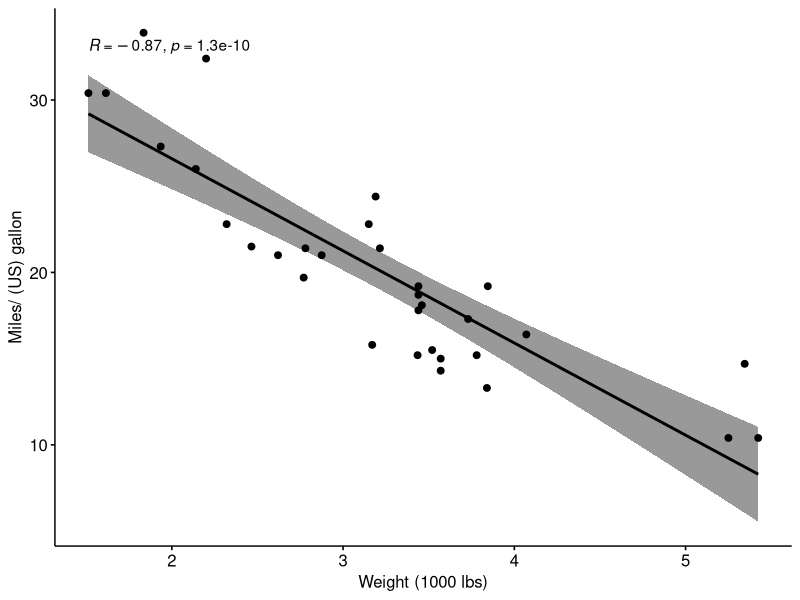
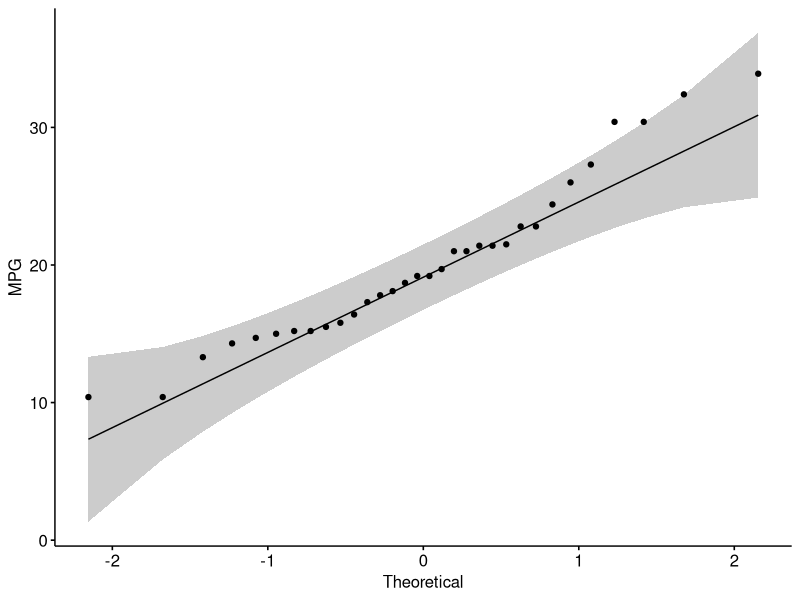
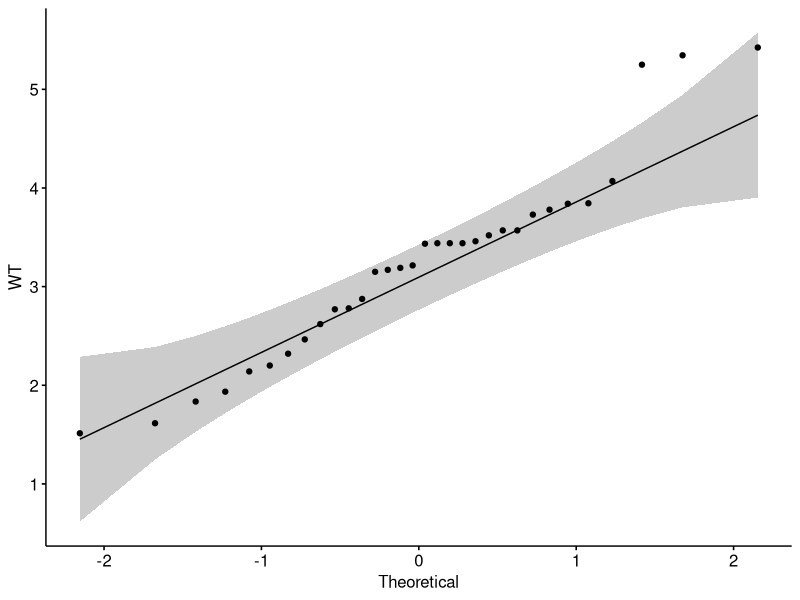

Recreate these plots in R, in order.
## ---- chunk 1
knitr::opts_chunk$set(echo = FALSE)
## ---- chunk 2
summary(mtcars)
## ---- chunk 3
my_data <- mtcars
my_data$cyl <- factor(my_data$cyl)
str(my_data)
require(ggpubr)
## ---- chunk 4
ggscatter(my_data, x = "wt", y = "mpg",
          add = "reg.line", conf.int = TRUE,
          cor.coef = TRUE, cor.method = "pearson",
          xlab = "Weight (1000 lbs)", ylab = "Miles/ (US) gallon")
ggqqplot(my_data$mpg, ylab = "MPG")
ggqqplot(my_data$wt, ylab = "WT")
